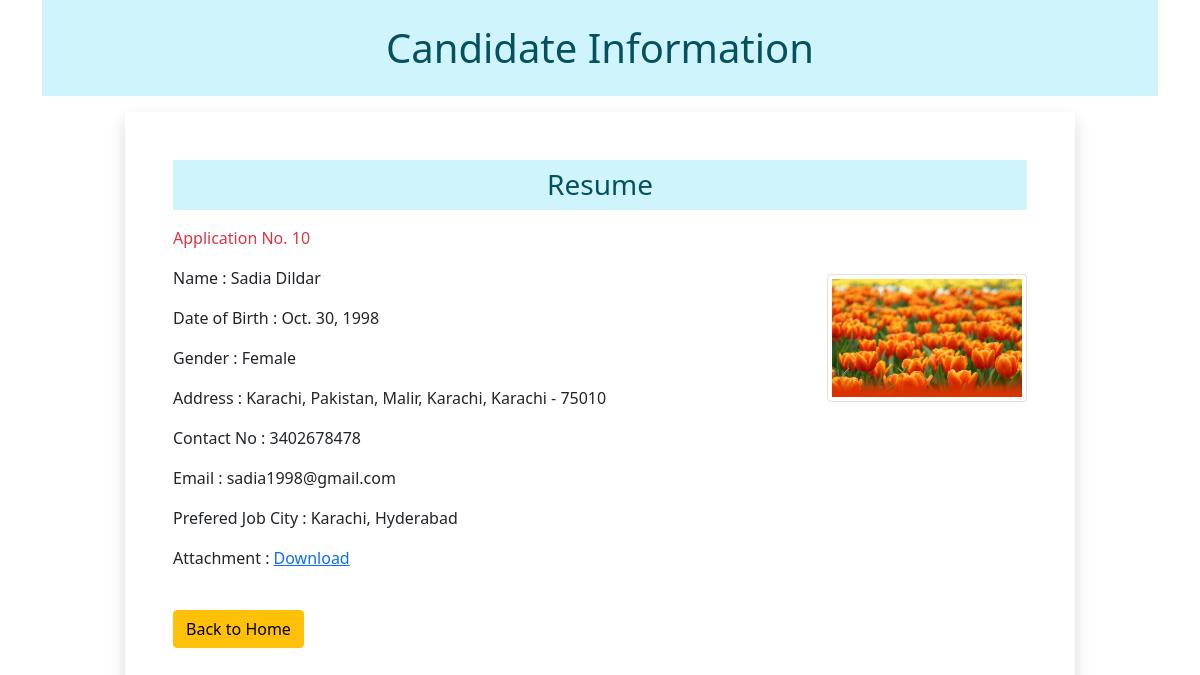
The page /10 on the database its author committed.
### myapp/models.py (models this page shows)
class Resume(models.Model):
    name = models.CharField(max_length=100)
    dob = models.DateField(auto_now=False, auto_now_add=False)
    gender = models.CharField(max_length=100)
    location = models.CharField(max_length=100)
    city = models.CharField(max_length=100)
    pin = models.PositiveBigIntegerField()
    state = models.CharField(choices=STATE_CHOICE, max_length=100)
    mobile = models.PositiveBigIntegerField()
    email = models.EmailField()
    job_city = models.CharField(max_length=100)
    profile_image = models.ImageField(upload_to='profileimg', blank=True)
    my_file = models.FileField(upload_to='doc', blank=True)

### myapp/views.py (the view)
# urls.py: path('<int:pk>', views.CandidateView.as_view(), name='candidate'),
class CandidateView(View):  #Class Based Views
    def get(self, request, pk):
        candidate = Resume.objects.get(pk=pk)
        return render(request, 'myapp/candidate.html', {'candidate':candidate})

### myapp/templatetags/myfilter.py (called while the page is built)
@register.filter(name='remove_special')
def remove_chars(value, arg):
    for character in arg:
        value = value.replace(character, "")
    return value

### myapp/templates/myapp/candidate.html (shortened to what this page needs)
{% load myfilter %}
<!doctype html>
<html lang="en">
  <head>
    <link href="https://cdn.jsdelivr.net/npm/bootstrap@5.1.3/dist/css/bootstrap.min.css" rel="stylesheet">
    <link rel="stylesheet" href="//code.jquery.com/ui/1.13.2/themes/base/jquery-ui.css">
  </head>
  <body>
    <div class="container mb-5">
      <h1 class="alert-info text-center p-4 mb-3">Candidate Information</h1>
        <div class="row">
         <div class="col-sm-10 offset-1 shadow p-5">
            <h3 class="alert-info text-center p-2 mb-3">Resume</h3>
              <p class='text-danger'>Application No. {{candidate.id}}</p>
              <img src="{{candidate.profile_image.url}}" alt="" class="img-fluid img-thumbnail mt-2 float-end" width='200' height='150'>
              <p>Name : {{candidate.name}}</p>
              <p>Date of Birth :  {{candidate.dob}}</p>
              <p>Gender :  {{candidate.gender}}</p>
              <p>Address :  {{candidate.location}}, {{candidate.city}}, {{candidate.state}}  - {{candidate.pin}}</p>
              <p>Contact No :  {{candidate.mobile}}</p>
              <p>Email :  {{candidate.email}}</p>
              <p>Prefered Job City :  {{candidate.job_city|remove_special:"[]'"}}</p>
              <p>Attachment :  <a href="{{candidate.my_file.url}}">Download</a></p>
              <br>
              <a href="{% url 'home' %}" class="btn btn-warning">Back to Home</a>
          </div>
        </div>
    </div>
  </body>
</html>

### rows shown on the page
Resume: id "10", profile_image (picture), name "Sadia Dildar", dob "Oct. 30, 1998", gender "Female", location "Karachi, Pakistan", city "Malir, Karachi", state "Karachi", pin "75010", mobile "3402678478", email "sadia1998@gmail.com", job_city|remove_special "Karachi, Hyderabad"
